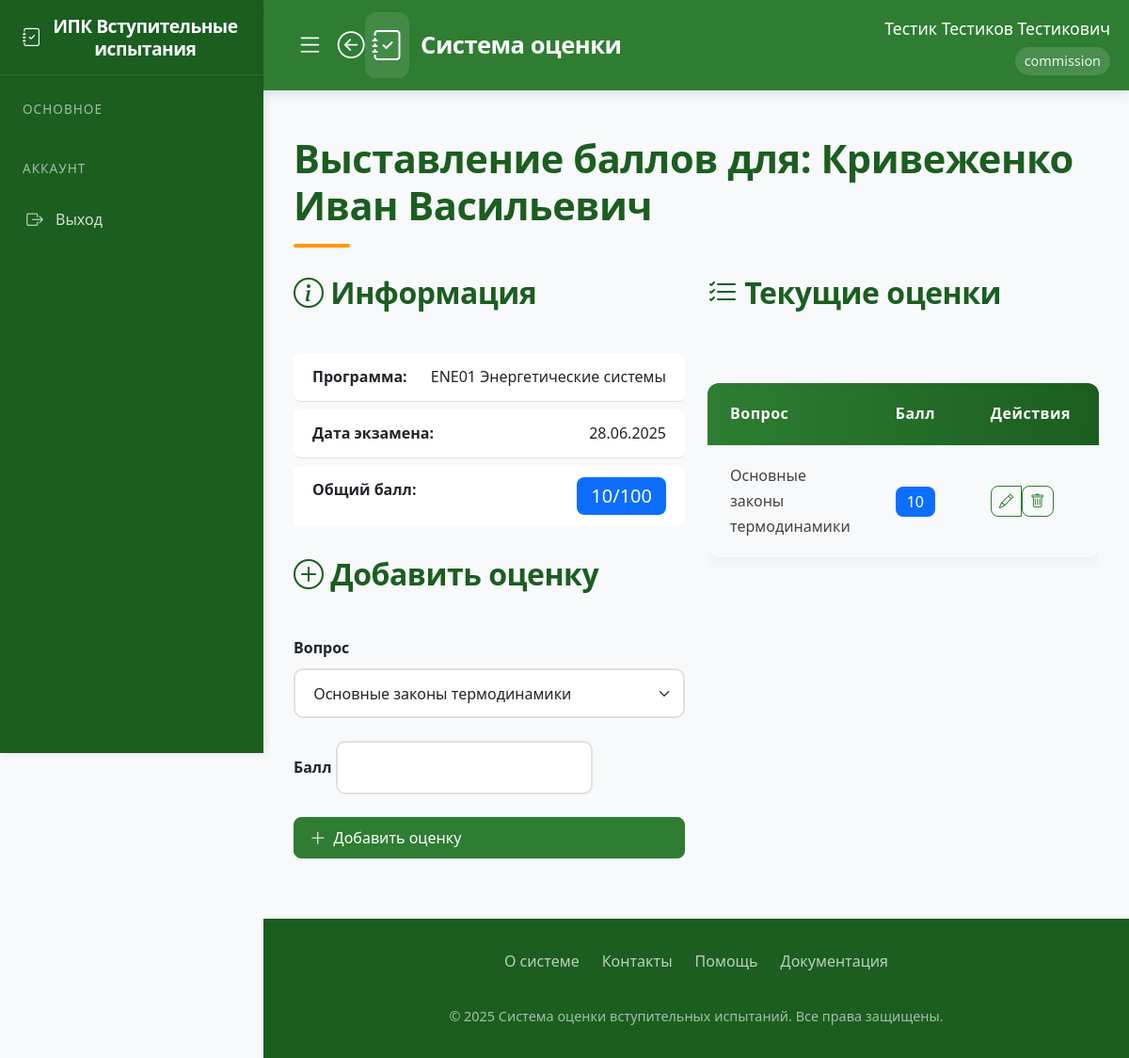
The app's page /enter_scores/29 (signed in), older data.
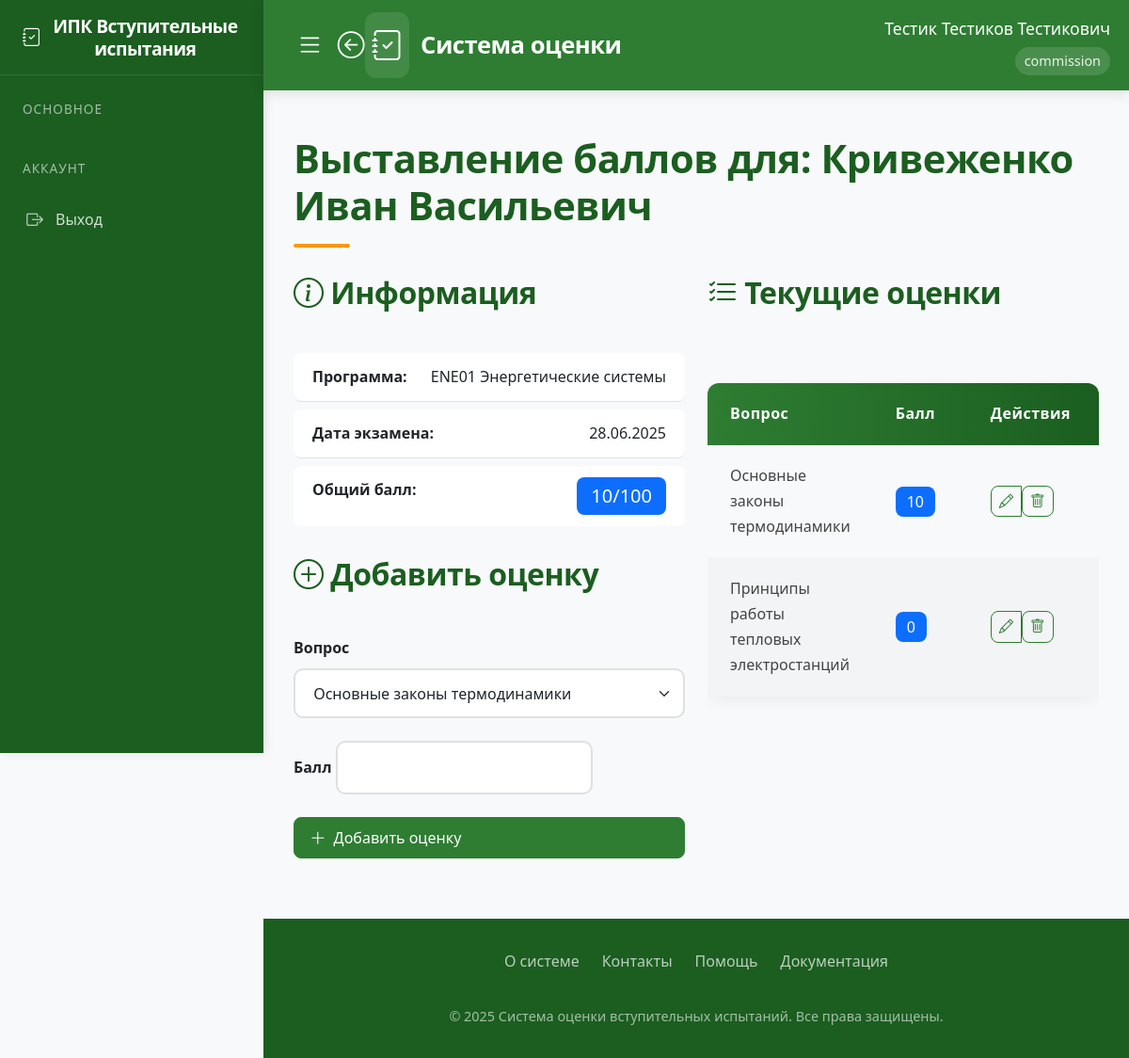
The same page, newer data.
### app/models.py (models this page shows)
class User(UserMixin, db.Model):
    id = db.Column(db.Integer, primary_key=True)
    username = db.Column(db.String(80), unique=True, nullable=False)
    password = db.Column(db.String(120), nullable=False)
    full_name = db.Column(db.String(100), nullable=False)
    position = db.Column(db.String(100), nullable=False)
    role = db.Column(db.String(20), nullable=False)  # 'admin', 'secretary', 'commission'
    school_id = db.Column(db.Integer, db.ForeignKey('engineering_school.id'))
    engineering_school = db.relationship('EngineeringSchool', backref='users')
    commission_members = db.relationship('CommissionMember', back_populates='user', cascade='all, delete-orphan')
    standard_commissions = db.relationship('StandardCommission', back_populates='user', cascade='all, delete-orphan')

class Applicant(db.Model):
    id = db.Column(db.Integer, primary_key=True)
    full_name = db.Column(db.String(200), nullable=False)
    program_id = db.Column(db.Integer, db.ForeignKey('program.id'), nullable=False)
    exam_date_id = db.Column(db.Integer, db.ForeignKey('exam_date.id'))
    scores = db.relationship('Score', backref='applicant', lazy=True, cascade='all, delete-orphan')

class Program(db.Model):
    id = db.Column(db.Integer, primary_key=True)
    code = db.Column(db.String(50), nullable=False)
    name = db.Column(db.String(200), nullable=False)
    school_id = db.Column(db.Integer, db.ForeignKey('engineering_school.id'))
    questions = db.relationship('Question', backref='program', lazy=True, cascade='all, delete-orphan')
    standard_commission = db.relationship('StandardCommission', backref='program', lazy=True, cascade='all, delete-orphan')
    applicants = db.relationship('Applicant', backref='program', lazy=True)
    exam_dates = db.relationship('ExamDate', backref='program', lazy=True)

class ExamDate(db.Model):
    id = db.Column(db.Integer, primary_key=True)
    date = db.Column(db.DateTime, nullable=False)
    program_id = db.Column(db.Integer, db.ForeignKey('program.id'), nullable=False)
    commission = db.relationship('CommissionMember', backref='exam_date', lazy=True, cascade='all, delete-orphan')
    applicants = db.relationship('Applicant', backref='exam_date', lazy=True)

class Score(db.Model):
    id = db.Column(db.Integer, primary_key=True)
    applicant_id = db.Column(db.Integer, db.ForeignKey('applicant.id'), nullable=False)
    question_id = db.Column(db.Integer, db.ForeignKey('question.id'), nullable=False)
    score = db.Column(db.Integer, nullable=False)
    question = db.relationship('Question')

class Question(db.Model):
    id = db.Column(db.Integer, primary_key=True)
    text = db.Column(db.Text, nullable=False)
    program_id = db.Column(db.Integer, db.ForeignKey('program.id'), nullable=False)

### app/routes.py (the view, shortened to what this page needs)
@routes.route('/enter_scores/<int:applicant_id>', methods=['GET', 'POST'])
@login_required
def applicant_scores(applicant_id):
    if current_user.role not in ['admin', 'secretary', 'commission']:
        abort(403)
    applicant = Applicant.query.get_or_404(applicant_id)
    exam_date = applicant.exam_date
    form = ScoreForm()
    form.question_id.choices = [(q.id, q.text) for q in Question.query.filter_by(program_id=applicant.program_id).all()]
    return render_template('enter_scores_detail.html', applicant=applicant, form=form)

### app/forms.py
class ScoreForm(FlaskForm):
    question_id = SelectField('Вопрос', coerce=int, validators=[DataRequired()])
    score = IntegerField('Балл', validators=[InputRequired()])
    submit = SubmitField('Добавить')

### app/templates/enter_scores_detail.html (shortened to what this page needs)
{% extends "base.html" %}
{% block content %}
<div class="spacer-lg">
    <h1>Выставление баллов для: {{ applicant.full_name }}</h1>
    <div class="row spacer-lg">
        <div class="col-lg-6">
            <div class="card-elegant">
                <div class="card-header-elegant">
                    <h2><i class="bi bi-info-circle"></i> Информация</h2>
                </div>
                <div class="card-body">
                    <ul class="list-group list-group-flush">
                        <li class="list-group-item d-flex justify-content-between">
                            <span class="fw-bold">Программа:</span>
                            <span>{{ applicant.program.code }} {{ applicant.program.name }}</span>
                        </li>
                        <li class="list-group-item d-flex justify-content-between">
                            <span class="fw-bold">Дата экзамена:</span>
                            <span>{{ applicant.exam_date.date.strftime('%d.%m.%Y') }}</span>
                        </li>
                        <li class="list-group-item d-flex justify-content-between">
                            <span class="fw-bold">Общий балл:</span>
                            <span class="badge bg-primary fs-5">
                                {{ applicant.scores | sum(attribute='score') }}/100
                            </span>
                        </li>
                    </ul>
                </div>
            </div>
            <div class="card-elegant mt-4">
                <div class="card-header-elegant">
                    <h2><i class="bi bi-plus-circle"></i> Добавить оценку</h2>
                </div>
                <div class="card-body">
                    <form method="POST">
                        <div class="mb-4">
                            {{ form.question_id.label(class="form-label fw-bold") }}
                            {{ form.question_id(class="form-control-elegant form-select") }}
                        </div>
                        <div class="mb-4">
                            {{ form.score.label(class="form-label fw-bold") }}
                            {{ form.score(class="form-control-elegant") }}
                        </div>
                        <button type="submit" class="btn btn-primary-elegant w-100">
                            <i class="bi bi-plus-lg"></i> Добавить оценку
                        </button>
                    </form>
                </div>
            </div>
        </div>
        <div class="col-lg-6">
            <div class="card-elegant">
                <div class="card-header-elegant">
                    <h2><i class="bi bi-list-check"></i> Текущие оценки</h2>
                </div>
                <div class="card-body">
                    {% if applicant.scores %}
                    <div class="table-responsive">
                        <table class="elegant-table">
                            <thead>
                                <tr>
                                    <th>Вопрос</th>
                                    <th width="120px">Балл</th>
                                    <th width="150px">Действия</th>
                                </tr>
                            </thead>
                            <tbody>
                                {% for score in applicant.scores %}
                                <tr>
                                    <td>{{ score.question.text }}</td>
                                    <td>
                                        <span class="badge bg-primary fs-6">{{ score.score }}</span>
                                    </td>
                                    <td>
                                        <div class="btn-group">
                                            <a href="{{ url_for('routes.edit_score', score_id=score.id) }}"
                                               class="btn btn-outline-elegant btn-sm">
                                                <i class="bi bi-pencil"></i>
                                            </a>
                                            <form action="{{ url_for('routes.delete_score', score_id=score.id) }}" method="POST">
                                                <button type="submit" class="btn btn-outline-elegant btn-sm"
                                                        onclick="return confirm('Вы уверены?')">
                                                    <i class="bi bi-trash"></i>
                                                </button>
                                            </form>
                                        </div>
                                    </td>
                                </tr>
                                {% endfor %}
                            </tbody>
                        </table>
                    </div>
                    {% else %}
                    <div class="alert alert-light text-center">
                        <i class="bi bi-info-circle"></i> Нет оценок
                    </div>
                    {% endif %}
                </div>
            </div>
        </div>
    </div>
</div>
{% endblock %}

### app/templates/base.html (shortened to what this page needs)
<!DOCTYPE html>
<html lang="ru">
<head>
    <link href="https://cdn.jsdelivr.net/npm/bootstrap@5.3.0/dist/css/bootstrap.min.css" rel="stylesheet">
    <link rel="stylesheet" href="https://cdn.jsdelivr.net/npm/bootstrap-icons@1.10.0/font/bootstrap-icons.css">
    <link rel="stylesheet" href="{{ url_for('static', filename='style.css') }}">
</head>
<body>
    <aside class="sidebar">
        <div class="sidebar-header">
            <h3 class="sidebar-title">
                <i class="bi bi-journal-check"></i>
                <span>ИПК Вступительные испытания</span>
            </h3>
        </div>
        <nav class="sidebar-menu">
            {% if current_user.is_authenticated %}
                <div class="menu-section">
                    <div class="menu-section-title">Основное</div>
                </div>
                <div class="menu-section">
                    <div class="menu-section-title">Аккаунт</div>
                    <a href="{{ url_for('routes.logout') }}" class="menu-item">
                        <i class="bi bi-box-arrow-right"></i>
                        <span>Выход</span>
                    </a>
                </div>
            {% endif %}
        </nav>
    </aside>
    <header class="main-header">
        <div class="header-container">
            <div class="header-left">
                {% if current_user.is_authenticated %}
                    <div class="header-left">
                        <button class="toggle-sidebar-btn">
                            <i class="bi bi-list"></i>
                        </button>
                        <a href="javascript:history.back()" class="back-btn">
                            <i class="bi bi-arrow-left-circle"></i>
                        </a>
                        <a href="{{ url_for('routes.home') }}" class="logo">
                            <i class="bi bi-journal-check"></i>
                            <span>Система оценки</span>
                        </a>
                    </div>
                {% endif %}
            <nav class="user-nav">
                {% if current_user.is_authenticated %}
                <div class="user-info">
                    <div class="user-name">{{ current_user.full_name }}</div>
                    <div class="user-role">{{ current_user.role }}</div>
                </div>
                {% else %}
                <a href="{{ url_for('routes.login') }}" class="outline-btn">
                    <i class="bi bi-box-arrow-in-right"></i>
                    <span>Войти</span>
                </a>
                {% endif %}
            </nav>
        </div>
    </header>
    <main class="main-content">
        {% block content %}{% endblock %}
    </main>
    <footer class="main-footer">
        <div class="footer-content">
            <div class="footer-links">
                <a href="#" class="footer-link">О системе</a>
                <a href="#" class="footer-link">Контакты</a>
                <a href="#" class="footer-link">Помощь</a>
                <a href="#" class="footer-link">Документация</a>
            </div>
            <div class="footer-copyright">
                &copy; 2025 Система оценки вступительных испытаний. Все права защищены.
            </div>
        </div>
    </footer>
</body>
</html>

### static/style.css (style rules this page uses)
:root { --primary: #0d6efd; --secondary: #6c757d; --success: #198754; --info: #0dcaf0; --warning: #ffc107; --danger: #dc3545; --light: #f8f9fa; --dark: #212529; }
body { font-family: 'Segoe UI', Tahoma, Geneva, Verdana, sans-serif; background-color: #f8fafc; color: #333; }
header { box-shadow: 0 2px 10px rgba(0, 0, 0, 0.1); z-index: 1030; }
.btn { border-radius: 0.5rem; font-weight: 500; padding: 0.5rem 1rem; transition: all 0.2s; display: inline-flex; align-items: center; gap: 0.5rem; }
.btn i { font-size: 1.1em; }
.btn-sm { padding: 0.25rem 0.5rem; }
.form-control, .form-select { border-radius: 0.5rem; padding: 0.75rem; border: 1px solid #dee2e6; }
.badge { font-weight: 500; padding: 0.5em 0.75em; border-radius: 0.5rem; }
.list-group-item { padding: 0.75rem 1.25rem; border-radius: 0.5rem !important; margin-bottom: 0.5rem; }

Row changes from the older to the newer data that the page shows:
added Score: question.text "Принципы работы тепловых электростанций", score "0"
